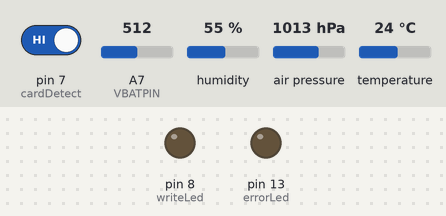
A sketch run on a simulated Arduino Nano, built with avr-gcc and run on an emulated ATmega328P. Parts: output pins drawn as LEDs (lit = HIGH). The inputs (shaded band) are chosen by the test bench; at power-on: pin 7 (cardDetect) HIGH, A7 (VBATPIN) = 512, humidity 55 %, air pressure 1013 hPa, temperature 24 °C. Storage starts empty.

Above: at 5.8 s.
5.9 s: pin 7 (cardDetect) driven LOW
At 10.07 s:
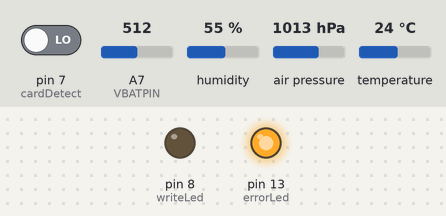
16.7 s: pin 7 (cardDetect) driven HIGH
At 20.3 s:
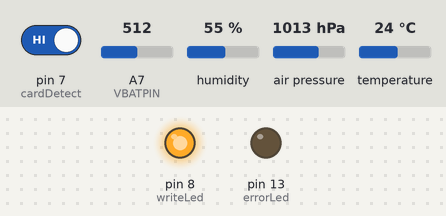
Timing chart, 0 to 26.6 s (numbered marks = the images above; inputs shaded):
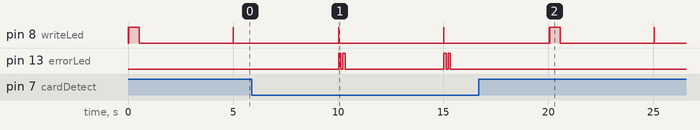

The sketch:

adalogger-bme280.ino
```cpp
#include <Wire.h>
#include <SPI.h>
#include <Adafruit_Sensor.h>
#include <Adafruit_BME280.h>
#include <SD.h>

#define VBATPIN A7

#define SEALEVELPRESSURE_HPA (1013.25)

const int chipSelect = 4;               // SPI chip select for SD card
const int cardDetect = 7;               // pin that detects whether the card is there
const int writeLed = 8;                 // LED indicator for writing to card
const int errorLed = 13;                // LED indicator for error
const long readInterval = 5000;         // time between readings
const long logInterval = 60000;         // time between writings
const char fileName[] = "datalog.csv";  // filename to save on SD card
const char dataFieldNames[] = "Time,Battery(V),Temperature(°C),Humidity(%),Pressure(hPa)";

Adafruit_BME280 bme; // I2C
long lastReadTime = 0;                  // timestamp for last sensor readings
long lastWriteTime = 0;                 // timestamp for last write to log file
bool sdInited = false;

float batteryVoltage() {
  float vbat = analogRead(VBATPIN);
  vbat *= 2;    // we divided by 2, so multiply back
  vbat *= 3.3;  // Multiply by 3.3V, our reference voltage
  vbat /= 1024; // convert to voltage
  return vbat;
}

void blinkError(int times) {
  for (int i = 0; i < times; ++i) {
    digitalWrite(errorLed, HIGH);
    delay(100);
    digitalWrite(errorLed, LOW);
    delay(100);
  }
}

bool startSDCard() {
  // card is inserted?
  if (digitalRead(cardDetect) == LOW) {
    Serial.println("SD card not detected");
    blinkError(2);
    return false;
  }

  // card is initialized successfully?
  if (!SD.begin(chipSelect)) {
    Serial.println("SD card failed");
    blinkError(3);
    return false;
  }
  return true;
}

void setup() {
  pinMode(writeLed, OUTPUT);
  pinMode(errorLed, OUTPUT);
  pinMode(cardDetect, INPUT_PULLUP);

  digitalWrite(errorLed, LOW);
  digitalWrite(writeLed, LOW);

  if (!bme.begin(0x76)) {
      Serial.println("Could not find a valid BME280 sensor, check wiring!");
      while (1) {
          blinkError(4);
          delay(1000);
      }
  }
}

int appendCommaFloat(char *s, int len, int offset, float v) {
  return offset + snprintf(s + offset, len - offset, ",%d.%02d", int(v), int(v * 100.0F) % 100);
}

void loop() {
  // read sensors and write the log file every 'interval' milliseconds
  if (!lastReadTime || millis() - lastReadTime >= readInterval) {
    char logLine[256];
    digitalWrite(writeLed, HIGH);
    int offset = snprintf(logLine, sizeof(logLine), "%d", millis());
    offset = appendCommaFloat(logLine, sizeof(logLine), offset, batteryVoltage());
    offset = appendCommaFloat(logLine, sizeof(logLine), offset, bme.readTemperature());
    offset = appendCommaFloat(logLine, sizeof(logLine), offset, bme.readHumidity());
    offset = appendCommaFloat(logLine, sizeof(logLine), offset, bme.readPressure() / 100.0F);
    if (!lastReadTime || millis() - lastReadTime >= logInterval)
      Serial.println(dataFieldNames);
    Serial.println(logLine);
    delay(5);
    digitalWrite(writeLed, LOW);
    lastReadTime = millis();

    bool sdWasInited = sdInited;
    if (!sdInited)
      sdInited = startSDCard();

    if (digitalRead(cardDetect) == LOW) {
      if (sdWasInited) {
        Serial.println("SD card removed");
        blinkError(2);
      }
      sdInited = false;
      SD.end();
    }

    if (sdInited && (!sdWasInited || !lastWriteTime || millis() - lastWriteTime >= logInterval)) {
      File logFile = SD.open(fileName, FILE_WRITE);   // open the log file
      if (logFile) {                                  // if you can write to the log file,
        digitalWrite(writeLed, HIGH);                 // turn on the write LED
        if (!sdWasInited) {
          logFile.println(dataFieldNames);
          Serial.println("SD card found, log file started");
        }
        logFile.println(logLine);                     // write a line of data
        logFile.close();                              // close the file
        lastWriteTime = millis();
      }
      delay(500);
      digitalWrite(writeLed, LOW);                    // turn off the write LED
      Serial.println(dataFieldNames);
      delay((millis() + readInterval) % readInterval);
    }
  }
}
```

Measured:
- after the input at 5.9 s, pin 13 (errorLed): LOW → HIGH after 4.1 s, → LOW 0.10 s later, → HIGH 0.10 s later, → LOW 0.10 s later, … (8 changes in this stretch)
- after the input at 16.7 s, pin 13 (errorLed): stops changing and stays LOW
